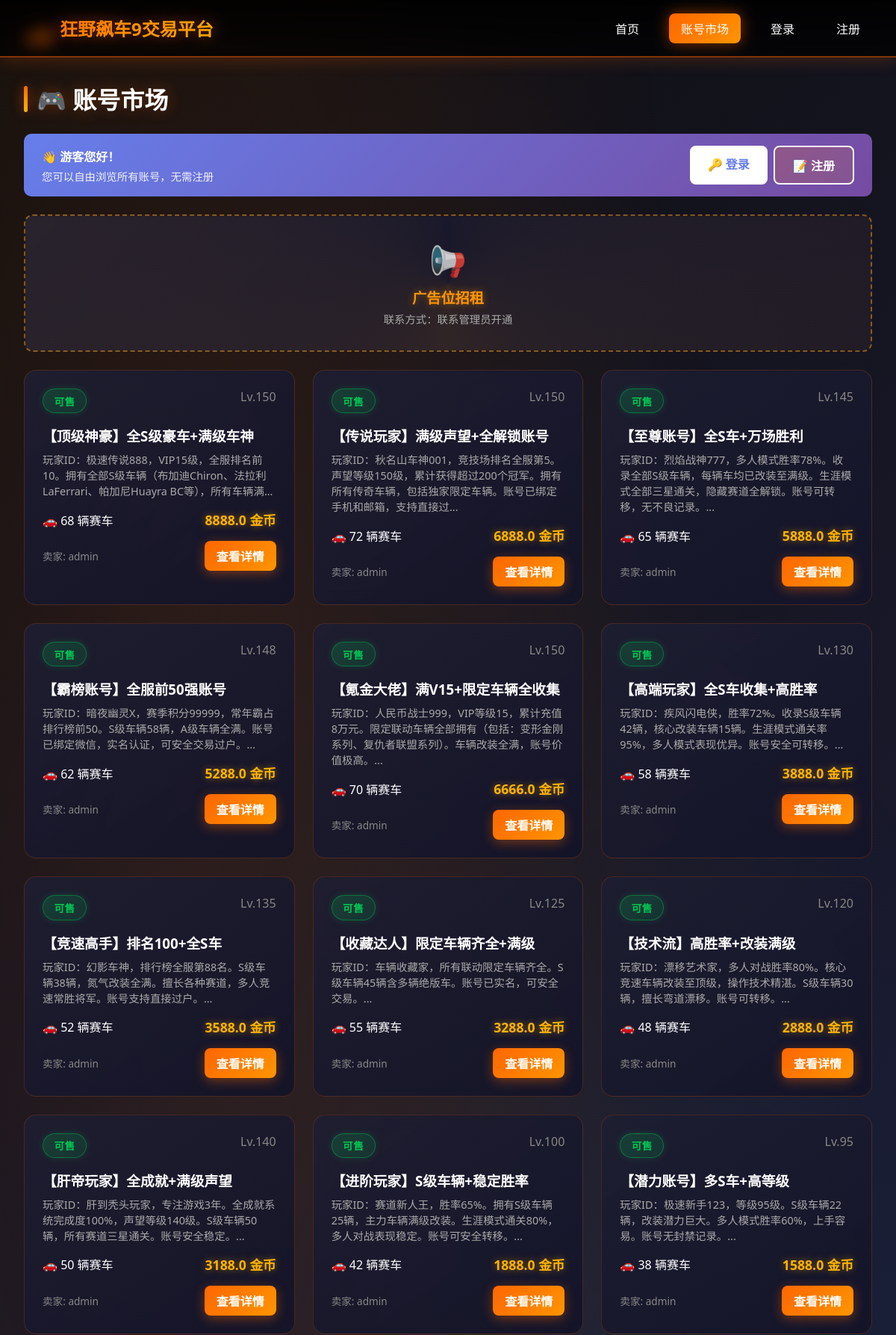
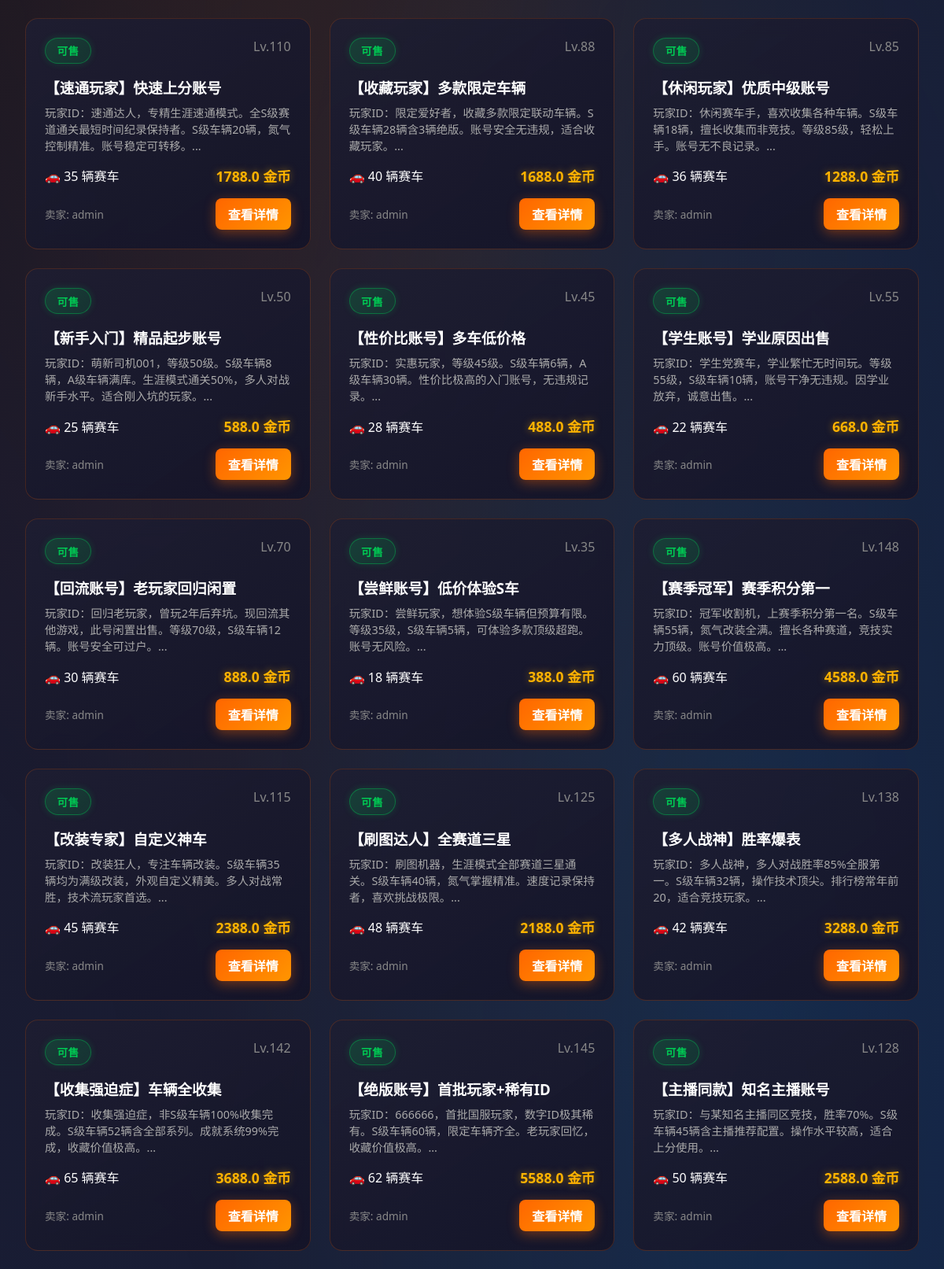
Screenshot of /accounts (upper part) with the database file from the repository (2 pictures, top to bottom).
### tables this page shows
CREATE TABLE accounts (
            id INTEGER PRIMARY KEY AUTOINCREMENT,
            seller_id INTEGER NOT NULL,
            title TEXT NOT NULL,
            description TEXT,
            level INTEGER,
            cars_count INTEGER,
            price REAL NOT NULL,
            image_desc TEXT,
            status TEXT DEFAULT 'available',
            created_at TIMESTAMP DEFAULT CURRENT_TIMESTAMP, images TEXT DEFAULT '',
            FOREIGN KEY (seller_id) REFERENCES users (id)
        );

CREATE TABLE users (
            id INTEGER PRIMARY KEY AUTOINCREMENT,
            username TEXT UNIQUE NOT NULL,
            password TEXT NOT NULL,
            email TEXT,
            balance REAL DEFAULT 1000.0,
            created_at TIMESTAMP DEFAULT CURRENT_TIMESTAMP
        );

### app.py (the view)
@app.route('/accounts')
def accounts():
    conn = get_db()
    cursor = conn.cursor()
    cursor.execute('''
        SELECT a.*, u.username as seller_name
        FROM accounts a
        JOIN users u ON a.seller_id = u.id
        WHERE a.status = 'available'
        ORDER BY a.created_at DESC
    ''')
    accounts = cursor.fetchall()
    conn.close()
    return render_template('accounts.html', accounts=accounts, user=get_current_user())

### app.py (called while the page is built, shortened)
def get_current_user():
    return None

### database.py (called while the page is built, shortened)
def is_postgresql():
    if not DATABASE_URL:
        return False
    url_lower = DATABASE_URL.lower()
    pg_prefixes = ('postgres://', 'postgresql://', 'postgres:', 'postgresql:')
    return any(url_lower.startswith(prefix) for prefix in pg_prefixes)

def get_db():
    conn = sqlite3.connect(DATABASE)
    conn.row_factory = sqlite3.Row
    return conn

### templates/accounts.html (shortened to what this page needs)
{% extends "base.html" %}
{% block content %}
<h1 class="section-title">🎮 账号市场</h1>
{% if not user %}
<div class="visitor-banner" style="background: linear-gradient(135deg, #667eea 0%, #764ba2 100%); padding: 1rem 1.5rem; border-radius: 10px; margin-bottom: 1.5rem; display: flex; justify-content: space-between; align-items: center; flex-wrap: wrap; gap: 1rem;">
    <div>
        <h4 style="margin: 0 0 0.25rem 0; color: white;">👋 游客您好！</h4>
        <p style="margin: 0; color: rgba(255,255,255,0.9); font-size: 0.9rem;">您可以自由浏览所有账号，无需注册</p>
    </div>
    <div style="display: flex; gap: 0.5rem;">
        <a href="{{ url_for('login') }}" class="btn" style="background: white; color: #667eea;">🔑 登录</a>
        <a href="{{ url_for('register') }}" class="btn btn-secondary" style="border-color: white; color: white;">📝 注册</a>
    </div>
</div>
{% endif %}
<div class="ad-banner wide" style="margin-bottom: 1.5rem;">
    <span class="ad-icon">📢</span>
    <span class="ad-title">广告位招租</span>
    <span class="ad-subtitle">联系方式：联系管理员开通</span>
</div>
{% if accounts %}
<div class="grid">
    {% for account in accounts %}
    <div class="card">
        <div style="display: flex; justify-content: space-between; align-items: start; margin-bottom: 1rem;">
            <span class="badge badge-{{ account.status }}">{{ '可售' if account.status == 'available' else '已售' }}</span>
            <span style="color: #888;">Lv.{{ account.level }}</span>
        </div>
        <h3 style="margin-bottom: 0.5rem;">{{ account.title }}</h3>
        <p style="color: #aaa; font-size: 0.9rem; margin-bottom: 1rem;">
            {{ account.description[:80] if account.description else '暂无描述' }}...
        </p>
        <div style="display: flex; justify-content: space-between; align-items: center; margin-bottom: 1rem;">
            <span>🚗 {{ account.cars_count }} 辆赛车</span>
            <span class="price price-small">{{ account.price }} 金币</span>
        </div>
        <div style="display: flex; justify-content: space-between; align-items: center;">
            <span style="color: #888; font-size: 0.85rem;">卖家: {{ account.seller_name }}</span>
            <a href="{{ url_for('account_detail', account_id=account.id) }}" class="btn btn-{{ 'primary' if account.status == 'available' else 'secondary' }}" style="padding: 0.5rem 1rem;">
                {{ '查看详情' if account.status == 'available' else '已售出' }}
            </a>
        </div>
    </div>
    {% endfor %}
</div>
{% endif %}
{% endblock %}

### templates/base.html (shortened to what this page needs)
<!DOCTYPE html>
<html lang="zh-CN">
<head>
</head>
<body>
    <nav class="navbar">
        <a href="{{ url_for('index') }}" class="logo">
            <span>🏎️</span>
            狂野飙车9交易平台
        </a>
        <div class="nav-links" id="navLinks">
            <a href="{{ url_for('index') }}" {% if request.endpoint == 'index' %}class="active"{% endif %}>首页</a>
            <a href="{{ url_for('accounts') }}" {% if request.endpoint == 'accounts' %}class="active"{% endif %}>账号市场</a>
            {% if user %}
                <a href="{{ url_for('sell_account') }}" {% if request.endpoint == 'sell_account' %}class="active"{% endif %}>发布账号</a>
                <a href="{{ url_for('my_accounts') }}" {% if request.endpoint == 'my_accounts' %}class="active"{% endif %}>我的账号</a>
                <a href="{{ url_for('my_negotiations') }}" {% if request.endpoint == 'my_negotiations' %}class="active"{% endif %}>议价管理</a>
                <a href="{{ url_for('recharge') }}" {% if request.endpoint == 'recharge' %}class="active"{% endif %}>充值</a>
                <div class="balance">
                    <span class="balance-icon">💰</span>
                    <span>{{ user.balance }} 金币</span>
                </div>
                <a href="{{ url_for('logout') }}">退出</a>
            {% else %}
                <a href="{{ url_for('login') }}" {% if request.endpoint == 'login' %}class="active"{% endif %}>登录</a>
                <a href="{{ url_for('register') }}" {% if request.endpoint == 'register' %}class="active"{% endif %}>注册</a>
            {% endif %}
        </div>
    </nav>
    <div class="container">
        {% block content %}{% endblock %}
    </div>
</body>
</html>

### rows the page displays
accounts: status "可售", level "150", title "【顶级神豪】全S级豪车+满级车神", description "玩家ID：极速传说888，VIP15级，全服排名前10。拥有全部S级车辆（布加迪Chiron、法拉利LaFerrari、帕加尼Huayra BC等），所有车辆满", cars_count "68", price "8888.0", seller_name "admin", status "查看详情"
accounts: status "可售", level "150", title "【传说玩家】满级声望+全解锁账号", description "玩家ID：秋名山车神001，竞技场排名全服第5。声望等级150级，累计获得超过200个冠军。拥有所有传奇车辆，包括独家限定车辆。账号已绑定手机和邮箱，支持直接过", cars_count "72", price "6888.0", seller_name "admin", status "查看详情"
accounts: status "可售", level "145", title "【至尊账号】全S车+万场胜利", description "玩家ID：烈焰战神777，多人模式胜率78%。收录全部S级车辆，每辆车均已改装至满级。生涯模式全部三星通关，隐藏赛道全解锁。账号可转移，无不良记录。", cars_count "65", price "5888.0", seller_name "admin", status "查看详情"
accounts: status "可售", level "148", title "【霸榜账号】全服前50强账号", description "玩家ID：暗夜幽灵X，赛季积分99999，常年霸占排行榜前50。S级车辆58辆，A级车辆全满。账号已绑定微信，实名认证，可安全交易过户。", cars_count "62", price "5288.0", seller_name "admin", status "查看详情"
accounts: status "可售", level "150", title "【氪金大佬】满V15+限定车辆全收集", description "玩家ID：人民币战士999，VIP等级15，累计充值8万元。限定联动车辆全部拥有（包括：变形金刚系列、复仇者联盟系列）。车辆改装全满，账号价值极高。", cars_count "70", price "6666.0", seller_name "admin", status "查看详情"
accounts: status "可售", level "130", title "【高端玩家】全S车收集+高胜率", description "玩家ID：疾风闪电侠，胜率72%。收录S级车辆42辆，核心改装车辆15辆。生涯模式通关率95%，多人模式表现优异。账号安全可转移。", cars_count "58", price "3888.0", seller_name "admin", status "查看详情"
accounts: status "可售", level "135", title "【竞速高手】排名100+全S车", description "玩家ID：幻影车神，排行榜全服第88名。S级车辆38辆，氮气改装全满。擅长各种赛道，多人竞速常胜将军。账号支持直接过户。", cars_count "52", price "3588.0", seller_name "admin", status "查看详情"
accounts: status "可售", level "125", title "【收藏达人】限定车辆齐全+满级", description "玩家ID：车辆收藏家，所有联动限定车辆齐全。S级车辆45辆含多辆绝版车。账号已实名，可安全交易。", cars_count "55", price "3288.0", seller_name "admin", status "查看详情"
accounts: status "可售", level "120", title "【技术流】高胜率+改装满级", description "玩家ID：漂移艺术家，多人对战胜率80%。核心竞速车辆改装至顶级，操作技术精湛。S级车辆30辆，擅长弯道漂移。账号可转移。", cars_count "48", price "2888.0", seller_name "admin", status "查看详情"
accounts: status "可售", level "140", title "【肝帝玩家】全成就+满级声望", description "玩家ID：肝到秃头玩家，专注游戏3年。全成就系统完成度100%，声望等级140级。S级车辆50辆，所有赛道三星通关。账号安全稳定。", cars_count "50", price "3188.0", seller_name "admin", status "查看详情"
accounts: status "可售", level "100", title "【进阶玩家】S级车辆+稳定胜率", description "玩家ID：赛道新人王，胜率65%。拥有S级车辆25辆，主力车辆满级改装。生涯模式通关80%，多人对战表现稳定。账号可安全转移。", cars_count "42", price "1888.0", seller_name "admin", status "查看详情"
accounts: status "可售", level "95", title "【潜力账号】多S车+高等级", description "玩家ID：极速新手123，等级95级。S级车辆22辆，改装潜力巨大。多人模式胜率60%，上手容易。账号无封禁记录。", cars_count "38", price "1588.0", seller_name "admin", status "查看详情"
accounts: status "可售", level "110", title "【速通玩家】快速上分账号", description "玩家ID：速通达人，专精生涯速通模式。全S级赛道通关最短时间纪录保持者。S级车辆20辆，氮气控制精准。账号稳定可转移。", cars_count "35", price "1788.0", seller_name "admin", status "查看详情"
accounts: status "可售", level "88", title "【收藏玩家】多款限定车辆", description "玩家ID：限定爱好者，收藏多款限定联动车辆。S级车辆28辆含3辆绝版。账号安全无违规，适合收藏玩家。", cars_count "40", price "1688.0", seller_name "admin", status "查看详情"
accounts: status "可售", level "85", title "【休闲玩家】优质中级账号", description "玩家ID：休闲赛车手，喜欢收集各种车辆。S级车辆18辆，擅长收集而非竞技。等级85级，轻松上手。账号无不良记录。", cars_count "36", price "1288.0", seller_name "admin", status "查看详情"
accounts: status "可售", level "50", title "【新手入门】精品起步账号", description "玩家ID：萌新司机001，等级50级。S级车辆8辆，A级车辆满库。生涯模式通关50%，多人对战新手水平。适合刚入坑的玩家。", cars_count "25", price "588.0", seller_name "admin", status "查看详情"
accounts: status "可售", level "45", title "【性价比账号】多车低价格", description "玩家ID：实惠玩家，等级45级。S级车辆6辆，A级车辆30辆。性价比极高的入门账号，无违规记录。", cars_count "28", price "488.0", seller_name "admin", status "查看详情"
accounts: status "可售", level "55", title "【学生账号】学业原因出售", description "玩家ID：学生党赛车，学业繁忙无时间玩。等级55级，S级车辆10辆，账号干净无违规。因学业放弃，诚意出售。", cars_count "22", price "668.0", seller_name "admin", status "查看详情"
accounts: status "可售", level "70", title "【回流账号】老玩家回归闲置", description "玩家ID：回归老玩家，曾玩2年后弃坑。现回流其他游戏，此号闲置出售。等级70级，S级车辆12辆。账号安全可过户。", cars_count "30", price "888.0", seller_name "admin", status "查看详情"
accounts: status "可售", level "35", title "【尝鲜账号】低价体验S车", description "玩家ID：尝鲜玩家，想体验S级车辆但预算有限。等级35级，S级车辆5辆，可体验多款顶级超跑。账号无风险。", cars_count "18", price "388.0", seller_name "admin", status "查看详情"
accounts: status "可售", level "148", title "【赛季冠军】赛季积分第一", description "玩家ID：冠军收割机，上赛季积分第一名。S级车辆55辆，氮气改装全满。擅长各种赛道，竞技实力顶级。账号价值极高。", cars_count "60", price "4588.0", seller_name "admin", status "查看详情"
accounts: status "可售", level "115", title "【改装专家】自定义神车", description "玩家ID：改装狂人，专注车辆改装。S级车辆35辆均为满级改装，外观自定义精美。多人对战常胜，技术流玩家首选。", cars_count "45", price "2388.0", seller_name "admin", status "查看详情"
accounts: status "可售", level "125", title "【刷图达人】全赛道三星", description "玩家ID：刷图机器，生涯模式全部赛道三星通关。S级车辆40辆，氮气掌握精准。速度记录保持者，喜欢挑战极限。", cars_count "48", price "2188.0", seller_name "admin", status "查看详情"
accounts: status "可售", level "138", title "【多人战神】胜率爆表", description "玩家ID：多人战神，多人对战胜率85%全服第一。S级车辆32辆，操作技术顶尖。排行榜常年前20，适合竞技玩家。", cars_count "42", price "3288.0", seller_name "admin", status "查看详情"
accounts: status "可售", level "142", title "【收集强迫症】车辆全收集", description "玩家ID：收集强迫症，非S级车辆100%收集完成。S级车辆52辆含全部系列。成就系统99%完成，收藏价值极高。", cars_count "65", price "3688.0", seller_name "admin", status "查看详情"
accounts: status "可售", level "145", title "【绝版账号】首批玩家+稀有ID", description "玩家ID：666666，首批国服玩家，数字ID极其稀有。S级车辆60辆，限定车辆齐全。老玩家回忆，收藏价值极高。", cars_count "62", price "5588.0", seller_name "admin", status "查看详情"
accounts: status "可售", level "128", title "【主播同款】知名主播账号", description "玩家ID：与某知名主播同区竞技，胜率70%。S级车辆45辆含主播推荐配置。操作水平较高，适合上分使用。", cars_count "50", price "2588.0", seller_name "admin", status "查看详情"
